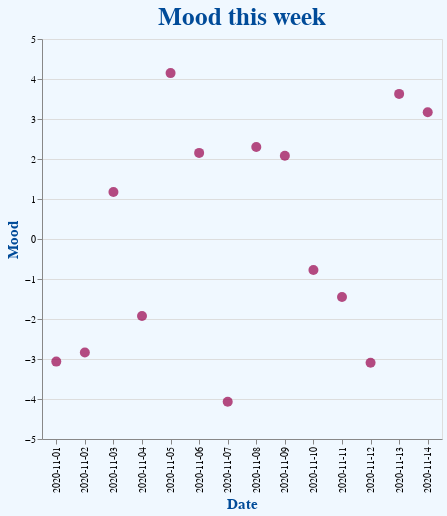

The cell this chart's notebook holds for it:
### Code cell
alt.Chart(mood_df,title="Mood this week").mark_circle(size=100,color=mark_col).encode(
    x=alt.X('short_date',title='Date'), #change the axis title
    y=alt.Y('mood1',title='Mood')
).properties(width=400,height=400).configure(background=background_col).configure_title(
    fontSize=25,color=title_col).configure_axis(
    titleFontSize=15,titleColor=title_col)

### Figure 1 — Vega-Lite specification as saved in the notebook (floating-point values rounded to 4 significant figures)
{"config": {"view": {"continuousWidth": 400, "continuousHeight": 300}, "axis": {"titleColor": "#004B99", "titleFontSize": 15}, "background": "aliceblue", "title": {"color": "#004B99", "fontSize": 25}}, "data": {"name": "data-4be1c86583614db5c094e5474b8706a2"}, "mark": {"type": "circle", "color": "#99004B", "size": 100}, "encoding": {"x": {"type": "nominal", "field": "short_date", "title": "Date"}, "y": {"type": "quantitative", "field": "mood1", "title": "Mood"}}, "height": 400, "title": "Mood this week", "width": 400, "$schema": "https://vega.github.io/schema/vega-lite/v4.8.1.json", "datasets": {"data-4be1c86583614db5c094e5474b8706a2": [{"date": "2020-11-01T00:00:00", "mood1": -3.066, "mood2": -1.245, "mood_sum": -2.491, "short_date": "2020-11-01"}, {"date": "2020-11-02T00:00:00", "mood1": -2.839, "mood2": -5.114, "mood_sum": -10.23, "short_date": "2020-11-02"}, {"date": "2020-11-03T00:00:00", "mood1": 1.175, "mood2": -7.946, "mood_sum": -15.89, "short_date": "2020-11-03"}, {"date": "2020-11-04T00:00:00", "mood1": -1.925, "mood2": -5.712, "mood_sum": -11.42, "short_date": "2020-11-04"}, {"date": "2020-11-05T00:00:00", "mood1": 4.148, "mood2": -3.92, "mood_sum": -7.841, "short_date": "2020-11-05"}, {"date": "2020-11-06T00:00:00", "mood1": 2.153, "mood2": -5.499, "mood_sum": -11.0, "short_date": "2020-11-06"}, {"date": "2020-11-07T00:00:00", "mood1": -4.067, "mood2": -5.423, "mood_sum": -10.85, "short_date": "2020-11-07"}, {"date": "2020-11-08T00:00:00", "mood1": 2.298, "mood2": -2.164, "mood_sum": -4.329, "short_date": "2020-11-08"}, {"date": "2020-11-09T00:00:00", "mood1": 2.081, "mood2": -9.98, "mood_sum": -19.96, "short_date": "2020-11-09"}, {"date": "2020-11-10T00:00:00", "mood1": -0.7743, "mood2": -3.419, "mood_sum": -6.839, "short_date": "2020-11-10"}, {"date": "2020-11-11T00:00:00", "mood1": -1.451, "mood2": -1.117, "mood_sum": -2.234, "short_date": "2020-11-11"}, {"date": "2020-11-12T00:00:00", "mood1": -3.095, "mood2": -0.06802, "mood_sum": -0.136, "short_date": "2020-11-12"}, {"date": "2020-11-13T00:00:00", "mood1": 3.628, "mood2": -8.644, "mood_sum": -17.29, "short_date": "2020-11-13"}, {"date": "2020-11-14T00:00:00", "mood1": 3.168, "mood2": -9.396, "mood_sum": -18.79, "short_date": "2020-11-14"}]}}
